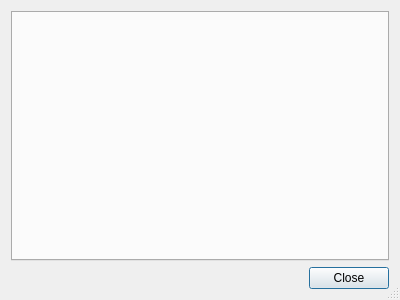
<?xml version="1.0" encoding="UTF-8"?>
<ui version="4.0">
 <class>ScenarioDialog</class>
 <widget class="QDialog" name="ScenarioDialog">
  <property name="geometry">
   <rect>
    <x>0</x>
    <y>0</y>
    <width>400</width>
    <height>300</height>
   </rect>
  </property>
  <property name="windowTitle">
   <string>Scenario</string>
  </property>
  <property name="sizeGripEnabled">
   <bool>true</bool>
  </property>
  <layout class="QGridLayout" name="gridLayout">
   <property name="sizeConstraint">
    <enum>QLayout::SetMinimumSize</enum>
   </property>
   <item row="0" column="0">
    <widget class="QTabWidget" name="scenarioTab">
     <property name="currentIndex">
      <number>-1</number>
     </property>
    </widget>
   </item>
   <item row="1" column="0">
    <widget class="QDialogButtonBox" name="buttonBox">
     <property name="orientation">
      <enum>Qt::Horizontal</enum>
     </property>
     <property name="standardButtons">
      <set>QDialogButtonBox::Close</set>
     </property>
    </widget>
   </item>
  </layout>
 </widget>
 <resources/>
 <connections>
  <connection>
   <sender>buttonBox</sender>
   <signal>accepted()</signal>
   <receiver>ScenarioDialog</receiver>
   <slot>accept()</slot>
   <hints>
    <hint type="sourcelabel">
     <x>248</x>
     <y>254</y>
    </hint>
    <hint type="destinationlabel">
     <x>157</x>
     <y>274</y>
    </hint>
   </hints>
  </connection>
  <connection>
   <sender>buttonBox</sender>
   <signal>rejected()</signal>
   <receiver>ScenarioDialog</receiver>
   <slot>reject()</slot>
   <hints>
    <hint type="sourcelabel">
     <x>316</x>
     <y>260</y>
    </hint>
    <hint type="destinationlabel">
     <x>286</x>
     <y>274</y>
    </hint>
   </hints>
  </connection>
 </connections>
</ui>
